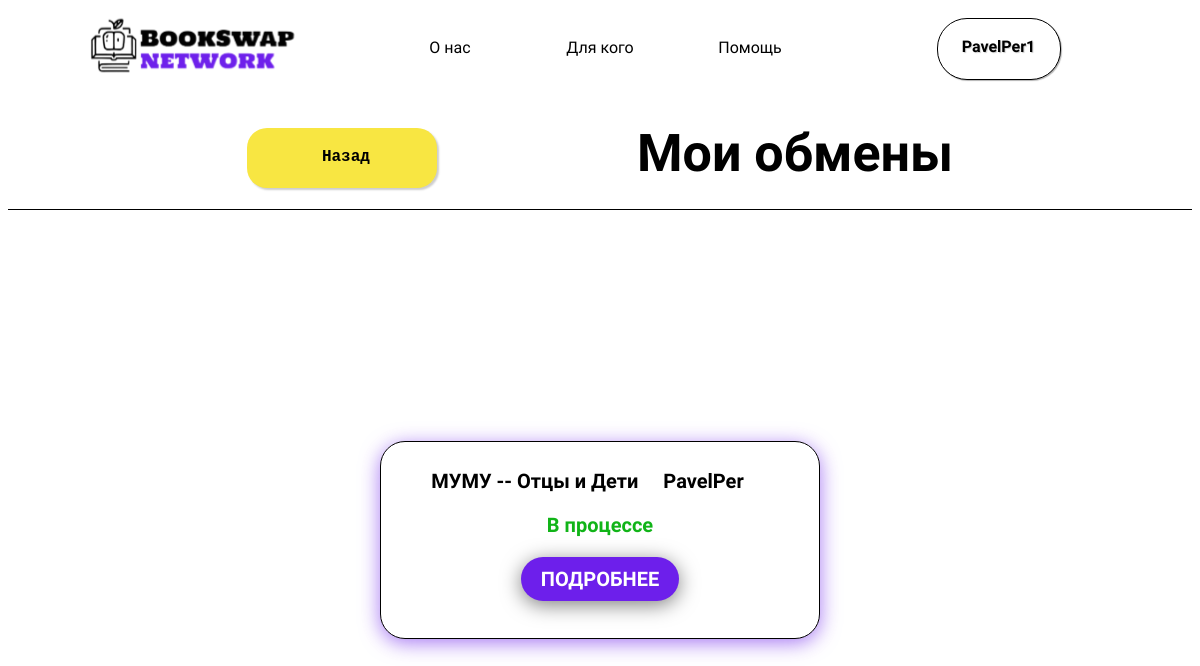
Page /exchange (signed in) on the earlier database version.
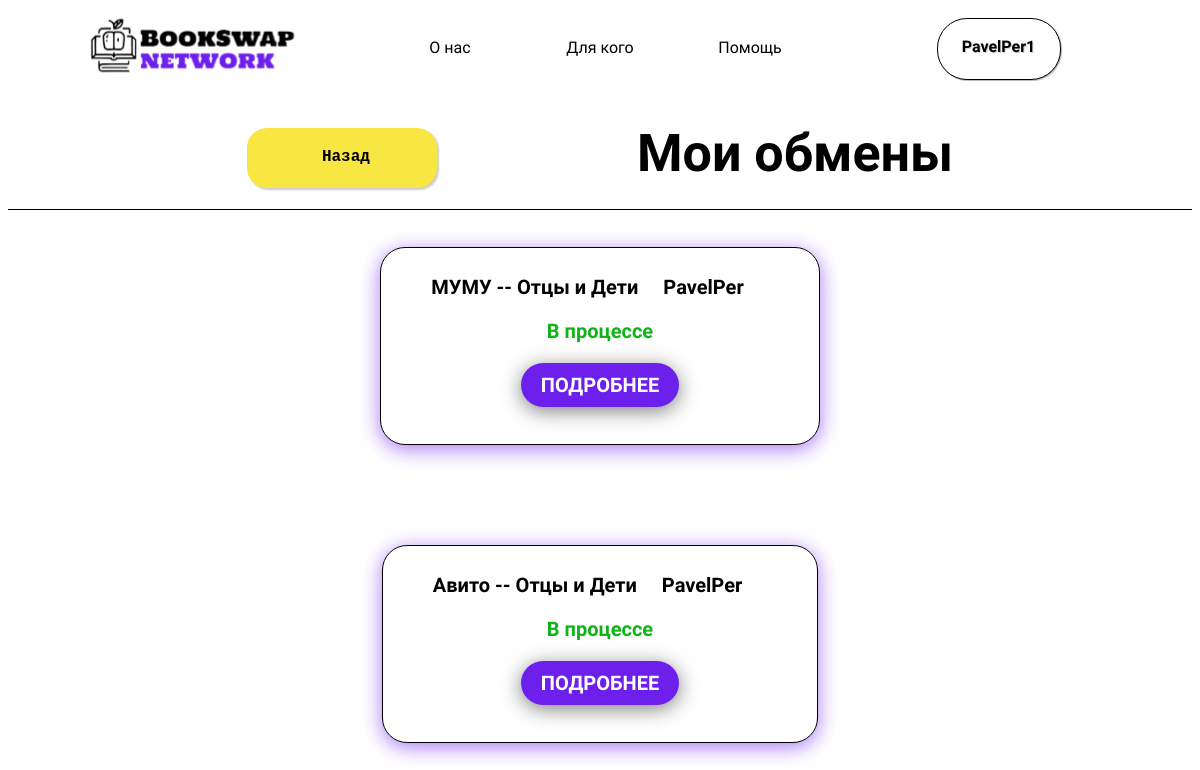
Same page on the later database version.
### Exchange/models.py (models this page shows)
class Exchange(models.Model):
    one_book = models.ForeignKey(Books, on_delete=models.CASCADE, null=True, related_name='exchange')
    two_book = models.ForeignKey(Books, on_delete=models.CASCADE, null=True, related_name='two_book')
    status = models.CharField(max_length=50)

class Books(models.Model):
    name = models.CharField(max_length=50)
    status = models.BooleanField()
    author = models.CharField(max_length=50)
    genre = models.CharField(max_length=30)
    description = models.CharField(max_length=250)
    user = models.ForeignKey(User, on_delete=models.CASCADE, null=True)
    avatar = models.ImageField(upload_to='media/', null=True)

### Exchange/views.py (the view)
# urls.py: path('exchange', get_exchange, name='exchange')
def get_exchange(request):
    for f in Exchange.objects.all():
        if f.status != 'В процессе':
            f.delete()
    exchange = []
    for i in Exchange.objects.all():
        if i.one_book.user_id == request.user.id or i.two_book.user_id == request.user.id:
            exchange += [i]
    context = {
        'exchange': exchange
    }
    return render(request, 'exchange.html', context)

### Exchange/templates/exchange.html (shortened to what this page needs)
{% extends 'base.html' %}
{% load static %}
{% block link %}
<link rel="stylesheet" type="text/css" href="{% static 'exchange/exchange.css' %}">
<link rel="stylesheet" type="text/css" href="{% static 'profile/my_book.css' %}">
{% endblock %}
{% block content %}
      <div class="header2">
        <div class="katalog">
            <a href="{% url 'profile' %}"><button class="back-css">Назад</button></a>
        </div>
        <div class="b"><h1>Мои обмены</h1></div>
    </div>
    <div class="penis">
    </div>
<div style="flex: block; margin-top:50px;">
    {% for i in exchange %}
      <div class="exchanges__content content">
        <div class="content__item record">
          <div class="record__info info _sub-main-text">
            <span class="info__books"> {{i.one_book.name}} -- {{i.two_book.name}}</span>
              {% if i.two_book.user != request.user %}
            <span class="info__user">{{i.two_book.user}}</span>
              {% else %}
              <span class="info__user">{{i.one_book.user}}</span>
              {% endif %}
          </div>
          <span class="record__status _sub-main-text">{{i.status}}</span>
          <a href="#" class="record__detail button _sub-main-text">ПОДРОБНЕЕ</a>
        </div>
          {% endfor %}
      </div>
{% endblock %}

Differences in the rows shown:
added Exchange: one_book.name "Авито", two_book.name "Отцы и Дети", two_book.user "PavelPer", status "В процессе"
